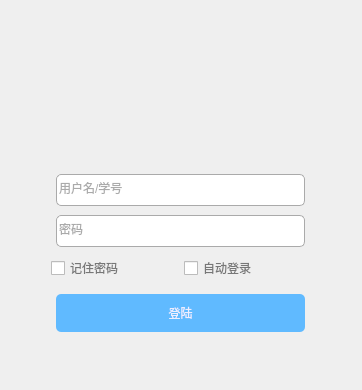
<?xml version="1.0" encoding="UTF-8"?>
<ui version="4.0">
 <class>LoginUi</class>
 <widget class="QWidget" name="LoginUi">
  <property name="geometry">
   <rect>
    <x>0</x>
    <y>0</y>
    <width>362</width>
    <height>390</height>
   </rect>
  </property>
  <property name="windowTitle">
   <string>LoginUi</string>
  </property>
  <widget class="QWidget" name="verticalLayoutWidget">
   <property name="geometry">
    <rect>
     <x>40</x>
     <y>160</y>
     <width>281</width>
     <height>191</height>
    </rect>
   </property>
   <layout class="QVBoxLayout" name="verticalLayout">
    <item>
     <widget class="QLineEdit" name="username">
      <property name="styleSheet">
       <string notr="true">color: #aaa;
background-color: #fff;
margin: 0% 5%;
padding: 7% 0;
border-radius:5px;
border: 1px solid groove grey;</string>
      </property>
      <property name="text">
       <string>用户名/学号</string>
      </property>
     </widget>
    </item>
    <item>
     <widget class="QLineEdit" name="password">
      <property name="styleSheet">
       <string notr="true">color: #aaa;
background-color: #fff;
margin: 0% 5%;
padding: 7% 0;
border-radius:5px;
border: 1px solid groove grey;</string>
      </property>
      <property name="text">
       <string>密码</string>
      </property>
     </widget>
    </item>
    <item>
     <layout class="QHBoxLayout" name="horizontalLayout">
      <item>
       <widget class="QCheckBox" name="savePassword">
        <property name="styleSheet">
         <string notr="true">color: #777;</string>
        </property>
        <property name="text">
         <string>记住密码</string>
        </property>
       </widget>
      </item>
      <item>
       <widget class="QCheckBox" name="autoLogin">
        <property name="styleSheet">
         <string notr="true">color: #777;</string>
        </property>
        <property name="text">
         <string>自动登录</string>
        </property>
       </widget>
      </item>
     </layout>
    </item>
    <item>
     <widget class="QPushButton" name="loginButton">
      <property name="styleSheet">
       <string notr="true">background-color: rgb(96, 186, 255);
border-radius:5px;
margin: 5% 5%;
padding: 10% 0;
color: #eeeeff;</string>
      </property>
      <property name="text">
       <string>登陆</string>
      </property>
     </widget>
    </item>
   </layout>
  </widget>
 </widget>
 <layoutdefault spacing="6" margin="11"/>
 <resources/>
 <connections/>
</ui>
